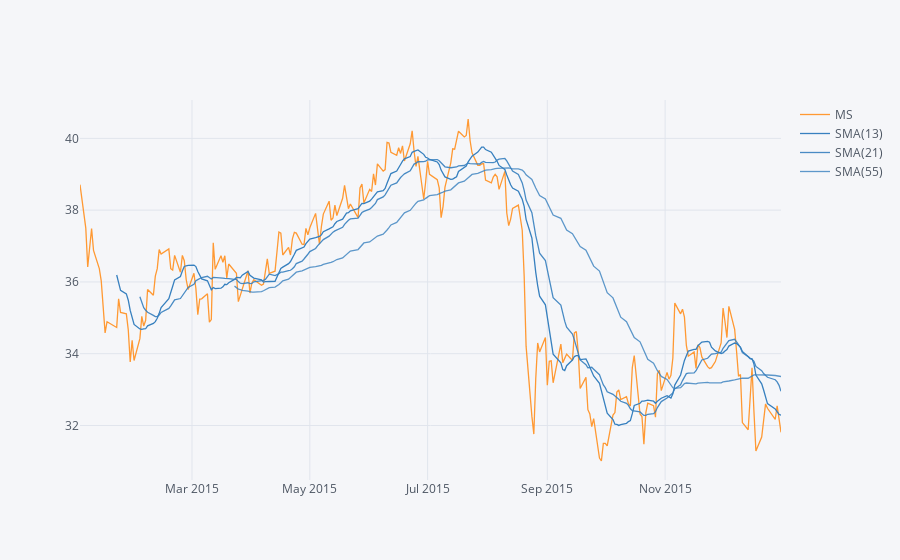

Notebook code for this chart:
### Markdown cell above
**Use .ta_plot(study='sma') to create a Simple Moving Averages plot of Morgan Stanley for the year 2015.**

### Code cell
bank_stocks.xs('Close', axis=1, level=1)['MS'].loc['2015-01-01':'2015-12-31'].ta_plot(study='sma', periods=[13,21,55])

### Figure 1 — Plotly figure (JSON) as saved in the notebook; plotly's stock layout.template omitted (floating-point values rounded to 4 significant figures; data arrays with more than 128 entries replaced by an {"elided": "..."} marker saying what was removed)
{"data": [{"line": {"color": "rgba(255, 153, 51, 1.0)", "dash": "solid", "shape": "linear", "width": 1.3}, "mode": "lines", "name": "MS", "text": "", "type": "scatter", "x": {"elided": "252 str values"}, "y": {"elided": "252 float values"}}, {"line": {"color": "rgba(55, 128, 191, 1.0)", "dash": "solid", "shape": "linear", "width": 1.3}, "mode": "lines", "name": "SMA(13)", "text": "", "type": "scatter", "x": {"elided": "252 str values"}, "y": {"elided": "252 mixed values"}}, {"line": {"color": "rgba(55, 128, 191, 0.8999999999999999)", "dash": "solid", "shape": "linear", "width": 1.3}, "mode": "lines", "name": "SMA(21)", "text": "", "type": "scatter", "x": {"elided": "252 str values"}, "y": {"elided": "252 mixed values"}}, {"line": {"color": "rgba(55, 128, 191, 0.7999999999999998)", "dash": "solid", "shape": "linear", "width": 1.3}, "mode": "lines", "name": "SMA(55)", "text": "", "type": "scatter", "x": {"elided": "252 str values"}, "y": {"elided": "252 mixed values"}}], "layout": {"legend": {"bgcolor": "#F5F6F9", "font": {"color": "#4D5663"}}, "paper_bgcolor": "#F5F6F9", "plot_bgcolor": "#F5F6F9", "title": {"font": {"color": "#4D5663"}}, "xaxis": {"gridcolor": "#E1E5ED", "showgrid": true, "tickfont": {"color": "#4D5663"}, "title": {"font": {"color": "#4D5663"}, "text": ""}, "zerolinecolor": "#E1E5ED"}, "yaxis": {"gridcolor": "#E1E5ED", "showgrid": true, "tickfont": {"color": "#4D5663"}, "title": {"font": {"color": "#4D5663"}, "text": ""}, "zerolinecolor": "#E1E5ED"}}}
